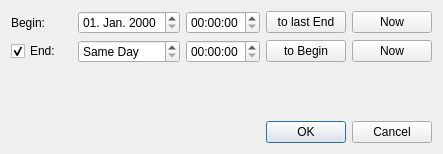
<?xml version="1.0" encoding="UTF-8"?>
<ui version="4.0">
 <class>TimeRangeEditor2</class>
 <widget class="QDialog" name="TimeRangeEditor2">
  <property name="geometry">
   <rect>
    <x>0</x>
    <y>0</y>
    <width>443</width>
    <height>154</height>
   </rect>
  </property>
  <property name="windowTitle">
   <string>TimeRangeEditor2</string>
  </property>
  <layout class="QGridLayout" name="gridLayout">
   <item row="3" column="3" colspan="2">
    <widget class="QDialogButtonBox" name="buttonBox">
     <property name="standardButtons">
      <set>QDialogButtonBox::StandardButton::Cancel|QDialogButtonBox::StandardButton::Ok</set>
     </property>
    </widget>
   </item>
   <item row="0" column="4">
    <widget class="QPushButton" name="pb_begin_to_now">
     <property name="text">
      <string>Now</string>
     </property>
    </widget>
   </item>
   <item row="0" column="2">
    <widget class="QTimeEdit" name="te_begin"/>
   </item>
   <item row="1" column="0">
    <widget class="QCheckBox" name="cb_has_end">
     <property name="text">
      <string>End:</string>
     </property>
     <property name="checked">
      <bool>true</bool>
     </property>
    </widget>
   </item>
   <item row="1" column="2">
    <widget class="QTimeEdit" name="te_end"/>
   </item>
   <item row="1" column="3">
    <widget class="QPushButton" name="pb_end_to_begin">
     <property name="text">
      <string>to Begin</string>
     </property>
    </widget>
   </item>
   <item row="1" column="4">
    <widget class="QPushButton" name="pb_end_to_now">
     <property name="text">
      <string>Now</string>
     </property>
    </widget>
   </item>
   <item row="2" column="4">
    <spacer name="verticalSpacer">
     <property name="orientation">
      <enum>Qt::Orientation::Vertical</enum>
     </property>
     <property name="sizeHint" stdset="0">
      <size>
       <width>20</width>
       <height>40</height>
      </size>
     </property>
    </spacer>
   </item>
   <item row="0" column="0">
    <widget class="QLabel" name="label">
     <property name="text">
      <string>Begin:</string>
     </property>
    </widget>
   </item>
   <item row="0" column="3">
    <widget class="QPushButton" name="pb_begin_to_last_end">
     <property name="text">
      <string>to last End</string>
     </property>
    </widget>
   </item>
   <item row="0" column="1">
    <widget class="QDateEdit" name="de_begin">
     <property name="displayFormat">
      <string>dd. MMM. yyyy</string>
     </property>
    </widget>
   </item>
   <item row="1" column="1">
    <widget class="QSpinBox" name="sp_end_offset">
     <property name="specialValueText">
      <string>Same Day</string>
     </property>
     <property name="suffix">
      <string> Days</string>
     </property>
     <property name="prefix">
      <string>+</string>
     </property>
    </widget>
   </item>
  </layout>
 </widget>
 <resources/>
 <connections>
  <connection>
   <sender>buttonBox</sender>
   <signal>accepted()</signal>
   <receiver>TimeRangeEditor2</receiver>
   <slot>accept()</slot>
   <hints>
    <hint type="sourcelabel">
     <x>175</x>
     <y>284</y>
    </hint>
    <hint type="destinationlabel">
     <x>542</x>
     <y>259</y>
    </hint>
   </hints>
  </connection>
  <connection>
   <sender>buttonBox</sender>
   <signal>rejected()</signal>
   <receiver>TimeRangeEditor2</receiver>
   <slot>reject()</slot>
   <hints>
    <hint type="sourcelabel">
     <x>175</x>
     <y>284</y>
    </hint>
    <hint type="destinationlabel">
     <x>628</x>
     <y>220</y>
    </hint>
   </hints>
  </connection>
 </connections>
</ui>
